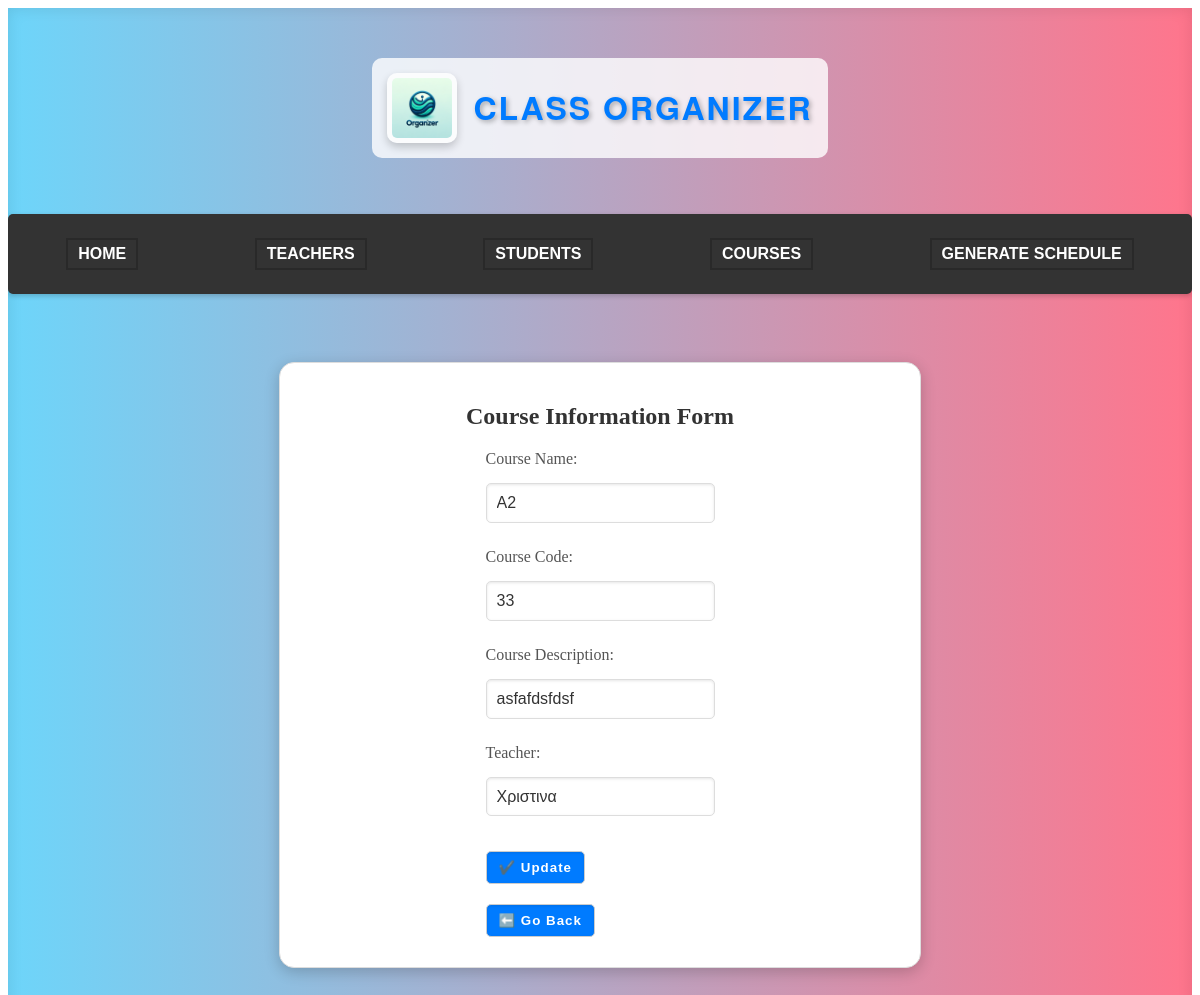
Before: /classapp/editcourse/5/ with the older database file.
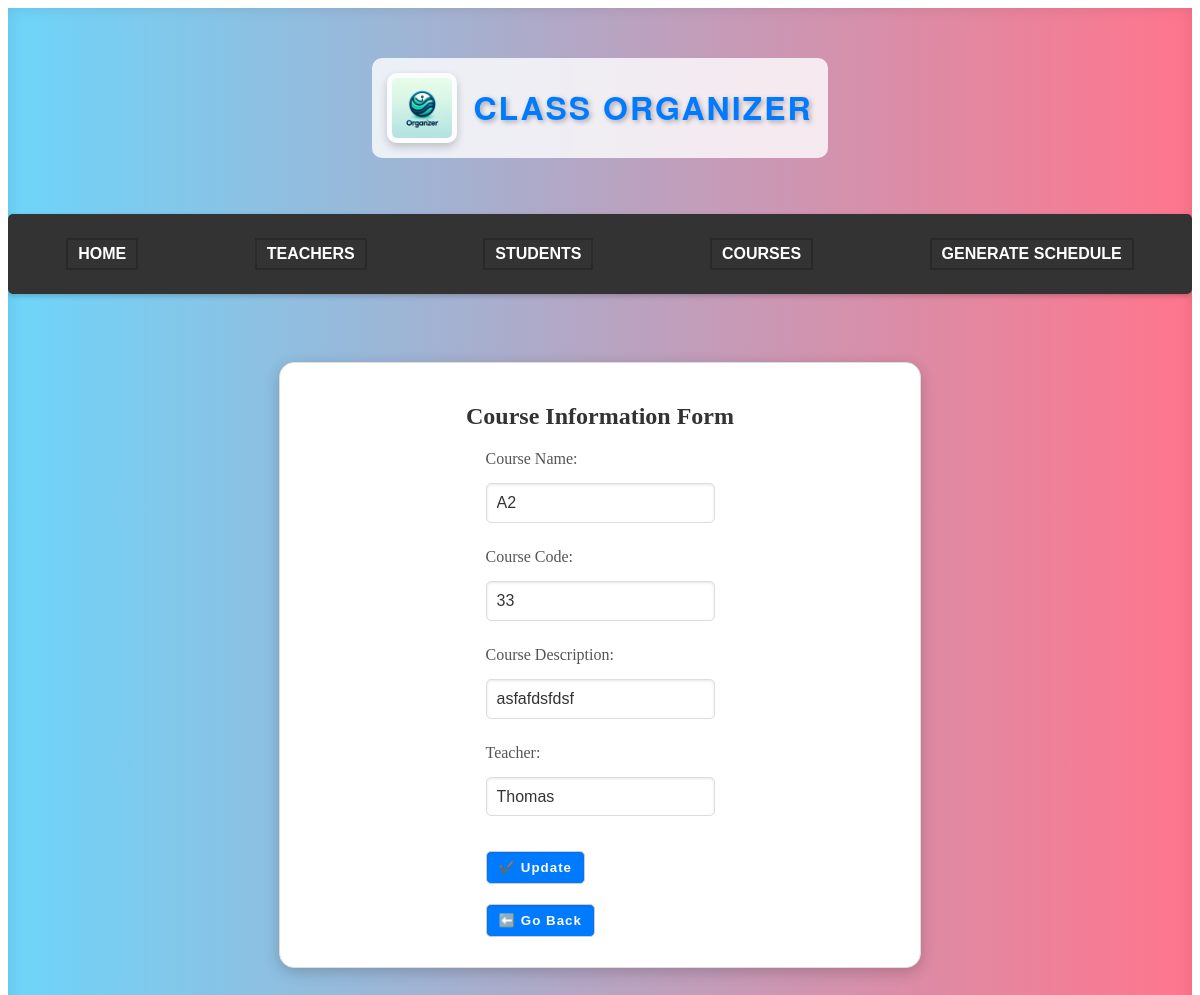
After: the same page with the newer database file.
### classapp/models.py (models this page shows)
class Course(models.Model):
    course_id = models.AutoField(primary_key=True) #primary key
    name = models.CharField(max_length=50)
    code = models.CharField(max_length=50)
    description = models.CharField(max_length=50)
    teacher = models.ForeignKey(Teacher, on_delete=models.CASCADE)

class Teacher(models.Model):
    teacher_id = models.AutoField(primary_key=True) #primary key
    name = models.CharField(max_length=50)
    last_name = models.CharField(max_length=50)
    phone = models.CharField(max_length=50)
    working_days = models.CharField(max_length=50, default='')

### classapp/views.py (the view)
# urls.py: path('editcourse/<int:course_id>/', views.editcourse, name='editcourse'),
def editcourse(request, course_id):
    course = get_object_or_404(Course, course_id=course_id)
    print(f"Retrieved course: {course}")
    if request.method == 'POST':
        form = CourseForm(request.POST, instance=course)
        if form.is_valid():
            course = form.save(commit=False)
            course.name = form.cleaned_data['name']
            course.code = form.cleaned_data['code']
            course.description = form.cleaned_data['description']
            if 'teacher' in form.cleaned_data:  # Check if teacher is in form.cleaned_data
                course.teacher_id = form.cleaned_data['teacher']
            else:
                print("Teacher field is required.")
                return render(request, 'editcourse.html', {'form': form, 'course': course, 'teachers': teachers})
            course.save()
            print(f"Updated course: {course}")
            courses = Course.objects.all()
            return render(request, 'course.html', {'course_id': course.course_id, 'data': courses})
    else:
        form = CourseForm(instance=course)
    print(f"Form errors: {form.errors}")
    teachers = Teacher.objects.all()  # Query all teachers
    return render(request, 'editcourse.html', {'form': form, 'course': course, 'teachers': teachers})  # Add teachers to the context

### classapp/forms.py
class CourseForm(forms.ModelForm):
    teacher = forms.ModelChoiceField(queryset=Teacher.objects.all())  # Add this line
    class Meta:
        model = Course
        fields = ['name', 'code', 'description', 'teacher']
    def __init__(self, *args, **kwargs):
        super(CourseForm, self).__init__(*args, **kwargs)
        if self.instance and self.instance.pk:
            self.fields['teacher'].initial = self.instance.teacher_id

### classapp/templates/editcourse.html (shortened to what this page needs)
<!DOCTYPE html>
<html lang="en">
<head>
    {% load static %}
    <link rel="stylesheet" href=" {% static 'style.css' %} ">
</head>
<body>
    <div class="main-container">
        <header>
            <img src="{% static 'classorganizerlogo.png' %}" alt="Logo" class="logo">
            <h1 class="siteTitle">Class Organizer</h1>
        </header>
        <nav class="navbar">
            <ul class="navbar-nav">
                <li class="nav-item"><a href="{% url 'home' %}">Home</a></li>
                <li class="nav-item"><a href="{% url 'teacher' %}">Teachers</a></li>
                <li class="nav-item"><a href="{% url 'student' %}">Students</a></li>
                <li class="nav-item"><a href="{% url 'course' %}">Courses</a></li>
                <li class="nav-item"><a href="{% url 'schedule' %}">Generate Schedule</a></li>
            </ul>
        </nav>
        <div class="form-container">
            <h2>Course Information Form</h2>
            <form action="{% url 'editcourse' course.course_id %}" method="post">
                <div class="form-group">
                    <label for="name">Course Name:</label>
                    <input type="text" id="name" name="name" value="{{ course.name }}" required>
                </div>
                <div class="form-group">
                    <label for="code">Course Code:</label>
                    <input type="text" id="code" name="code" value="{{ course.code }}" required>
                </div>
                <div class="form-group">
                    <label for="description">Course Description:</label>
                    <input type="text" id="description" name="description" value="{{ course.description }}" required>
                </div>
                <div class="form-group">
                    <label for="teacher">Teacher:</label>
                    <select name="teacher" id="teacher">
                        {% for teacher in teachers %}
                        <option value="{{ teacher.teacher_id }}" {% if teacher.teacher_id == course.teacher_id %}selected{% endif %}>{{ teacher.name }}</option>
                        {% endfor %}
                    </select>
                </div>
                <button class="course_submit_btn" type="submit">✔️ Update</button>
                <div>
                    <button class="go_back_btn" onclick="history.back()">⬅️ Go Back</button>
                </div>
            </form>
        </div>
    </div>
</body>
</html>

Changed rows visible on the page:
changed Course "asfafdsfdsf": teacher "Χριστινα" → "Thomas"
